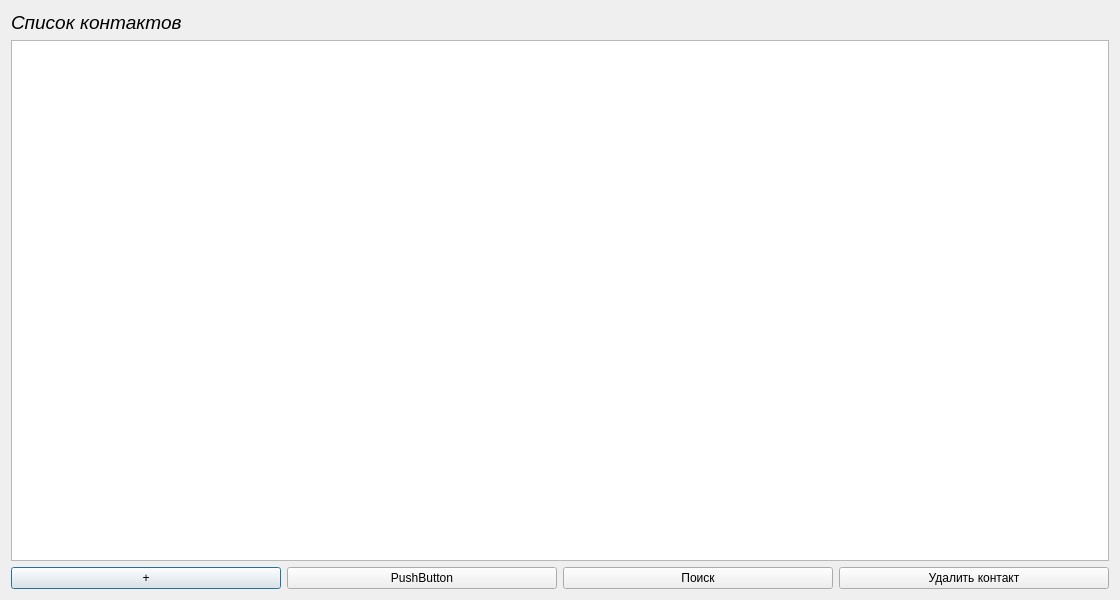
<?xml version="1.0" encoding="UTF-8"?>
<ui version="4.0">
 <class>Telephone_book</class>
 <widget class="QDialog" name="Telephone_book">
  <property name="geometry">
   <rect>
    <x>0</x>
    <y>0</y>
    <width>1120</width>
    <height>600</height>
   </rect>
  </property>
  <property name="minimumSize">
   <size>
    <width>1120</width>
    <height>600</height>
   </size>
  </property>
  <property name="windowTitle">
   <string>Dialog</string>
  </property>
  <layout class="QVBoxLayout" name="verticalLayout">
   <item alignment="">
    <widget class="QLabel" name="label">
     <property name="font">
      <font>
       <strikeout>false</strikeout>
       <kerning>false</kerning>
       <hintingpreference>PreferNoHinting</hintingpreference>
       <fontweight>Black</fontweight>
      </font>
     </property>
     <property name="text">
      <string>&lt;html&gt;&lt;head/&gt;&lt;body&gt;&lt;p&gt;&lt;span style=&quot; font-size:14pt; font-weight:400; font-style:italic; color:#000000;&quot;&gt;Список контактов&lt;/span&gt;&lt;/p&gt;&lt;/body&gt;&lt;/html&gt;</string>
     </property>
    </widget>
   </item>
   <item>
    <widget class="QTableWidget" name="tableWidget">
     <property name="minimumSize">
      <size>
       <width>0</width>
       <height>502</height>
      </size>
     </property>
     <property name="editTriggers">
      <set>QAbstractItemView::EditTrigger::NoEditTriggers</set>
     </property>
    </widget>
   </item>
   <item>
    <layout class="QHBoxLayout" name="horizontalLayout">
     <item>
      <widget class="QPushButton" name="addContact">
       <property name="text">
        <string>+</string>
       </property>
      </widget>
     </item>
     <item>
      <widget class="QPushButton" name="pushButton_2">
       <property name="text">
        <string>PushButton</string>
       </property>
      </widget>
     </item>
     <item>
      <widget class="QPushButton" name="pushButton_5">
       <property name="text">
        <string>Поиск</string>
       </property>
      </widget>
     </item>
     <item>
      <widget class="QPushButton" name="pushButton">
       <property name="text">
        <string>Удалить контакт</string>
       </property>
      </widget>
     </item>
    </layout>
   </item>
  </layout>
 </widget>
 <resources/>
 <connections/>
</ui>
